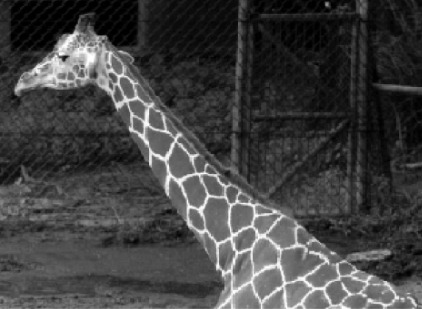
#> input picture imagens/giraffe.jpg, 422 x 309 px
$ jupyter execute --allow-errors Atividade_region_growing.ipynb
#> lines starting #> are read from the running program, lines starting #| are printed output that depends on the picture; after the words box and inside, x2 and y2 are one past the last pixel; in counts of white or black regions, pixels touching at a corner belong together
## Segmentação de imagens por Crescimento de Região (Level Set)

[cell 1]
import numpy as np
import matplotlib.pyplot as plt
from skimage.io import imread
from skimage.color import rgb2gray
import glob
import cv2
from skimage.exposure import equalize_hist
from skimage.segmentation import morphological_chan_vese
from skimage import io, color

[cell 2]
def region_growth_level_set(image, num_iter, init_level):
    # Convertendo a imagem para escala de cinza se necessário
    if image.ndim == 3:
        image = color.rgb2gray(image)

    # Aplicando o método Chan-Vese para segmentação
    segmented = morphological_chan_vese(image, num_iter=num_iter, init_level_set=init_level, smoothing=1, lambda1=3, lambda2=3)

    return segmented

[cell 3]
# Carregar a imagem
image_path = "glioma_tumor/gg (5).jpg"  # Substitua pelo caminho correto
#> (the rest of this cell did not finish here and is left out)

[cell 4]
# Carregar a imagem
image_path = "imagens/giraffe.jpg"
#> image_path = 'imagens/giraffe.jpg'
image = io.imread(image_path)
#> image is the input picture: shape (309, 422); min 0, max 255, mean 65.3

# Aplicar o algoritmo de crescimento de região com Level Set
segmented_image = region_growth_level_set(image, num_iter = 300, init_level="disk")
#> in region_growth_level_set, `segmented = morphological_chan_vese(image, num_iter=num_iter, init_lev..`:
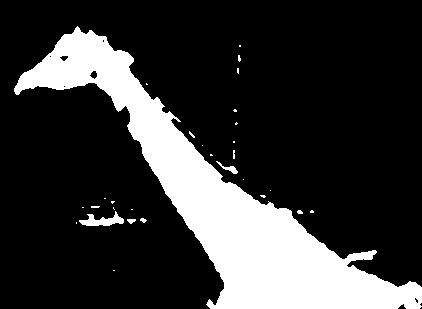
#> segmented: shape (309, 422) int8; values 0 (black) and 1 (white), 21% white; 29 white regions (24 under 20 px), largest, box (x1, y1, x2, y2) and area: (14, 26, 422, 309) 26749, (79, 211, 124, 226) 326, (216, 161, 238, 174) 82, (127, 219, 136, 224) 31, (140, 218, 147, 223) 22

# Visualização dos resultados
plt.figure(figsize=(12, 6))

plt.subplot(1, 2, 1)
plt.imshow(image, cmap='gray')
plt.title('Imagem Original')

plt.subplot(1, 2, 2)
plt.imshow(segmented_image, cmap='gray')
plt.title('Crescimento de Região com Level Set')

plt.show()
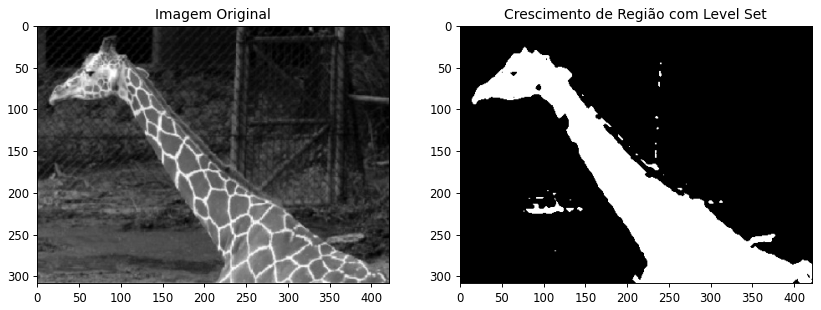
#> figure drawn by matplotlib, 2 panels

[cell 5]
def segment_region_by_label(image, label_image, target_label, iterations=300, init_level_set="checkerboard"):
    # Criar uma máscara com base no rótulo desejado
    mask = (label_image == target_label)

    # Converter a imagem para escala de cinza se necessário
    if image.ndim == 3:
        gray_image = color.rgb2gray(image)
    else:
        gray_image = image

    # Aplicar a função morphological_chan_vese para segmentar a região da imagem de rótulos
    segmented_region = morphological_chan_vese(mask.astype(float), num_iter=iterations, init_level_set=init_level_set)

    # Aplicar a região segmentada à imagem original
    segmented_image = np.copy(gray_image)
    segmented_image[mask] = segmented_region[mask]

    return segmented_image

def main():
    # Carregar a imagem
    image_path = "imagens/T1_0001_D3.png"  # Substitua pelo caminho correto
    image = io.imread(image_path)
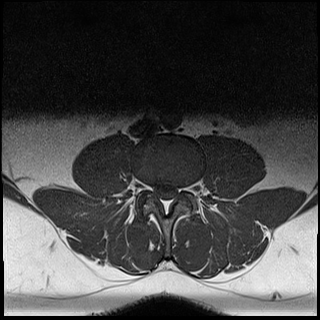
#> input picture imagens/T1_0001_D3.png, 320 x 320 px
#> image is the input picture: shape (320, 320); min 0, max 255, mean 68.1

    # Carregar a imagem de rótulos (label_image)
    label_image_path = "imagens/L1_0001_D3.png"  # Substitua pelo caminho correto
    label_image = io.imread(label_image_path, as_gray=True)
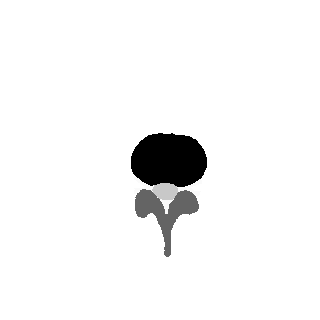
#> input picture imagens/L1_0001_D3.png, 320 x 320 px
#> label_image is the input picture: shape (320, 320); min 0, max 255, mean 244.1

    # Escolher um rótulo (target_label) específico para segmentação
    target_label = 1  # Substitua pelo rótulo desejado

    # Aplicar a função para segmentar a região com base no rótulo
    segmented_region = segment_region_by_label(image, label_image, target_label)
#> in segment_region_by_label, `mask = (label_image == target_label)`: mask: shape (320, 320) bool; every value is 0
#> in segment_region_by_label, `segmented_region = morphological_chan_vese(mask.astype(float), num_ite..`:
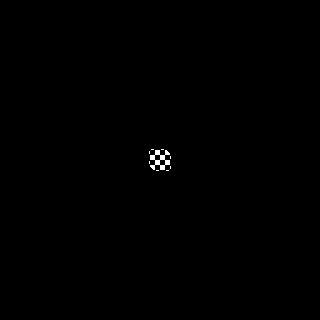
#> segmented_region: shape (320, 320) int8; values 0 (black) and 1 (white), 0.21% white; 9 white regions (8 under 20 px), largest, box (x1, y1, x2, y2) and area: (150, 150, 170, 170) 188

    # Visualização dos resultados
    plt.figure(figsize=(12, 6))

    plt.subplot(1, 3, 1)
    plt.imshow(image)
    plt.title('Imagem Original')

    plt.subplot(1, 3, 2)
    plt.imshow(label_image, cmap='jet')
    plt.title('Imagem de Rótulos')

    plt.subplot(1, 3, 3)
    plt.imshow(segmented_region, cmap='gray')
    plt.title('Região Segmentada')

    plt.show()

if __name__ == "__main__":
    main()
